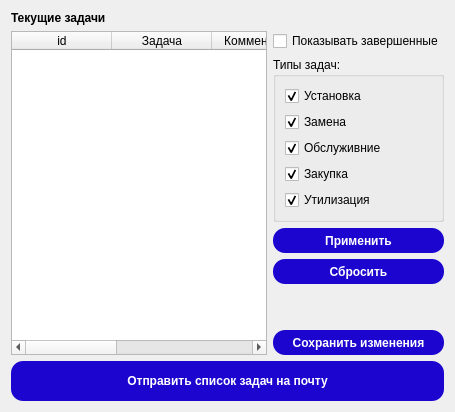
                <widget class="QWidget" name="page_17">
                 <layout class="QGridLayout" name="gridLayout_13">
                  <item row="0" column="0">
                   <layout class="QGridLayout" name="gridLayout_12">
                    <item row="0" column="0">
                     <layout class="QGridLayout" name="gridLayout_15">
                      <item row="0" column="0">
                       <widget class="QLabel" name="TabelNameLabel_2">
                        <property name="font">
                         <font>
                          <weight>75</weight>
                          <bold>true</bold>
                         </font>
                        </property>
                        <property name="text">
                         <string>Текущие задачи</string>
                        </property>
                       </widget>
                      </item>
                      <item row="1" column="0">
                       <widget class="QTableWidget" name="TaskViewTable">
                        <property name="editTriggers">
                         <set>QAbstractItemView::AnyKeyPressed|QAbstractItemView::CurrentChanged|QAbstractItemView::DoubleClicked|QAbstractItemView::EditKeyPressed</set>
                        </property>
                        <attribute name="horizontalHeaderStretchLastSection">
                         <bool>true</bool>
                        </attribute>
                        <column>
                         <property name="text">
                          <string>id</string>
                         </property>
                        </column>
                        <column>
                         <property name="text">
                          <string>Задача</string>
                         </property>
                        </column>
                        <column>
                         <property name="text">
                          <string>Комментарий</string>
                         </property>
                        </column>
                        <column>
                         <property name="text">
                          <string>Автор обращения</string>
                         </property>
                        </column>
                        <column>
                         <property name="text">
                          <string>Состояние</string>
                         </property>
                        </column>
                       </widget>
                      </item>
                      <item row="1" column="1">
                       <layout class="QVBoxLayout" name="verticalLayout_18">
                        <item>
                         <widget class="QCheckBox" name="IsFihishedCB">
                          <property name="text">
                           <string>Показывать завершенные</string>
                          </property>
                         </widget>
                        </item>
                        <item>
                         <widget class="QGroupBox" name="TaskTypeGB_2">
                          <property name="title">
                           <string>Типы задач:</string>
                          </property>
                          <layout class="QVBoxLayout" name="verticalLayout_19">
                           <item>
                            <layout class="QVBoxLayout" name="verticalLayout_20">
                             <item>
                              <widget class="QCheckBox" name="InstallationCB">
                               <property name="text">
                                <string>Установка</string>
                               </property>
                               <property name="checked">
                                <bool>true</bool>
                               </property>
                               <property name="tristate">
                                <bool>false</bool>
                               </property>
                              </widget>
                             </item>
                             <item>
                              <widget class="QCheckBox" name="ChangeCB">
                               <property name="text">
                                <string>Замена</string>
                               </property>
                               <property name="checked">
                                <bool>true</bool>
                               </property>
                              </widget>
                             </item>
                             <item>
                              <widget class="QCheckBox" name="MovingCB">
                               <property name="text">
                                <string>Обслуживние</string>
                               </property>
                               <property name="checked">
                                <bool>true</bool>
                               </property>
                              </widget>
                             </item>
                             <item>
                              <widget class="QCheckBox" name="PurchaseCB">
                               <property name="text">
                                <string>Закупка</string>
                               </property>
                               <property name="checked">
                                <bool>true</bool>
                               </property>
                              </widget>
                             </item>
                             <item>
                              <widget class="QCheckBox" name="UtilizationCB">
                               <property name="text">
                                <string>Утилизация</string>
                               </property>
                               <property name="checked">
                                <bool>true</bool>
                               </property>
                              </widget>
                             </item>
                            </layout>
                           </item>
                          </layout>
                         </widget>
                        </item>
                        <item>
                         <layout class="QVBoxLayout" name="verticalLayout">
                          <item>
                           <widget class="QPushButton" name="ApplyBtn">
                            <property name="styleSheet">
                             <string notr="true">QPushButton {
	background-color: #1c05cf;
	color: #ffffff;
	border-radius: 12px;
	width: 150px;
	height: 25px;
	font-weight: bold
}

QPushButton:pressed {
	background-color: #130390;
	color: #ffffff;
	border-radius: 12px;
	width: 150px;
	height: 25px;
}</string>
                            </property>
                            <property name="text">
                             <string>Применить</string>
                            </property>
                           </widget>
                          </item>
                          <item>
                           <widget class="QPushButton" name="RestartBtn">
                            <property name="styleSheet">
                             <string notr="true">QPushButton {
	background-color: #1c05cf;
	color: #ffffff;
	border-radius: 12px;
	width: 150px;
	height: 25px;
	font-weight: bold
}

QPushButton:pressed {
	background-color: #130390;
	color: #ffffff;
	border-radius: 12px;
	width: 150px;
	height: 25px;
}</string>
                            </property>
                            <property name="text">
                             <string>Сбросить</string>
                            </property>
                           </widget>
                          </item>
                          <item>
                           <spacer name="verticalSpacer_10">
                            <property name="orientation">
                             <enum>Qt::Vertical</enum>
                            </property>
                            <property name="sizeHint" stdset="0">
                             <size>
                              <width>20</width>
                              <height>40</height>
                             </size>
                            </property>
                           </spacer>
                          </item>
                          <item>
                           <widget class="QPushButton" name="TaskSaveButton">
                            <property name="styleSheet">
                             <string notr="true">QPushButton {
	background-color: #1c05cf;
	color: #ffffff;
	border-radius: 12px;
	width: 150px;
	height: 25px;
	font-weight: bold
}

QPushButton:pressed {
	background-color: #130390;
	color: #ffffff;
	border-radius: 12px;
	width: 150px;
	height: 25px;
}</string>
                            </property>
                            <property name="text">
                             <string>Сохранить изменения</string>
                            </property>
                           </widget>
                          </item>
                         </layout>
                        </item>
                       </layout>
                      </item>
                     </layout>
                    </item>
                   </layout>
                  </item>
                  <item row="1" column="0">
                   <widget class="QPushButton" name="SendEmailBtn_2">
                    <property name="styleSheet">
                     <string notr="true">QPushButton {
	background-color: #1c05cf;
	color: #ffffff;
	border-radius: 12px;
	width: 150px;
	height: 40px;
	font-weight: bold
}

QPushButton:pressed {
	background-color: #130390;
	color: #ffffff;
	border-radius: 12px;
	width: 150px;
	height: 50px;
}</string>
                    </property>
                    <property name="text">
                     <string>Отправить список задач на почту</string>
                    </property>
                   </widget>
                  </item>
                 </layout>
                </widget>
